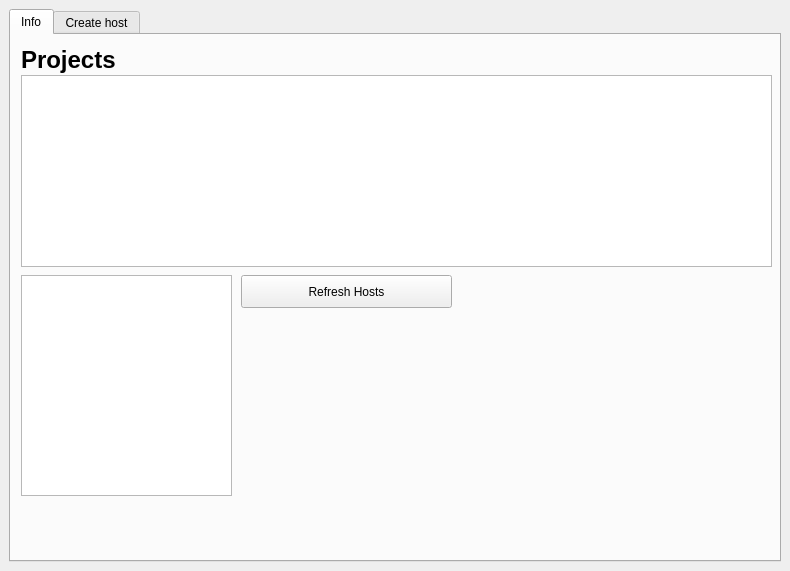
<?xml version="1.0" encoding="UTF-8"?>
<ui version="4.0">
 <class>MainWindow</class>
 <widget class="QMainWindow" name="MainWindow">
  <property name="geometry">
   <rect>
    <x>0</x>
    <y>0</y>
    <width>790</width>
    <height>571</height>
   </rect>
  </property>
  <property name="windowTitle">
   <string>Python3 LAMP GUI MANAGER v0.0.1</string>
  </property>
  <widget class="QWidget" name="centralwidget">
   <layout class="QVBoxLayout" name="verticalLayout">
    <item>
     <widget class="QTabWidget" name="tabWidget">
      <property name="currentIndex">
       <number>0</number>
      </property>
      <widget class="QWidget" name="tabInfo">
       <attribute name="title">
        <string>Info</string>
       </attribute>
       <widget class="QListWidget" name="confArea">
        <property name="geometry">
         <rect>
          <x>10</x>
          <y>240</y>
          <width>211</width>
          <height>221</height>
         </rect>
        </property>
       </widget>
       <widget class="QLabel" name="label_4">
        <property name="geometry">
         <rect>
          <x>10</x>
          <y>0</y>
          <width>101</width>
          <height>51</height>
         </rect>
        </property>
        <property name="text">
         <string>&lt;html&gt;&lt;head/&gt;&lt;body&gt;&lt;p&gt;&lt;span style=&quot; font-size:18pt; font-weight:600;&quot;&gt;Projects&lt;/span&gt;&lt;/p&gt;&lt;/body&gt;&lt;/html&gt;</string>
        </property>
       </widget>
       <widget class="QPushButton" name="refreshHostsButton">
        <property name="geometry">
         <rect>
          <x>230</x>
          <y>240</y>
          <width>211</width>
          <height>33</height>
         </rect>
        </property>
        <property name="text">
         <string>Refresh Hosts</string>
        </property>
       </widget>
       <widget class="QTableWidget" name="tableProjects">
        <property name="geometry">
         <rect>
          <x>10</x>
          <y>40</y>
          <width>751</width>
          <height>192</height>
         </rect>
        </property>
       </widget>
      </widget>
      <widget class="QWidget" name="tabCreate">
       <attribute name="title">
        <string>Create host</string>
       </attribute>
       <widget class="QLabel" name="label_3">
        <property name="geometry">
         <rect>
          <x>20</x>
          <y>20</y>
          <width>168</width>
          <height>34</height>
         </rect>
        </property>
        <property name="text">
         <string>&lt;html&gt;&lt;head/&gt;&lt;body&gt;&lt;p&gt;&lt;span style=&quot; font-size:18pt; font-weight:600;&quot;&gt;Project create&lt;/span&gt;&lt;/p&gt;&lt;/body&gt;&lt;/html&gt;</string>
        </property>
       </widget>
       <widget class="QPushButton" name="createProjectButton">
        <property name="geometry">
         <rect>
          <x>260</x>
          <y>260</y>
          <width>171</width>
          <height>33</height>
         </rect>
        </property>
        <property name="text">
         <string>Create</string>
        </property>
       </widget>
       <widget class="QLabel" name="label_2">
        <property name="geometry">
         <rect>
          <x>260</x>
          <y>71</y>
          <width>75</width>
          <height>17</height>
         </rect>
        </property>
        <property name="text">
         <string>Project name</string>
        </property>
       </widget>
       <widget class="QPushButton" name="chooseWWWButton">
        <property name="geometry">
         <rect>
          <x>730</x>
          <y>210</y>
          <width>31</width>
          <height>33</height>
         </rect>
        </property>
        <property name="text">
         <string>...</string>
        </property>
       </widget>
       <widget class="QLabel" name="label_6">
        <property name="geometry">
         <rect>
          <x>550</x>
          <y>70</y>
          <width>75</width>
          <height>17</height>
         </rect>
        </property>
        <property name="text">
         <string>Host name</string>
        </property>
       </widget>
       <widget class="QPushButton" name="chooseFolderButton">
        <property name="geometry">
         <rect>
          <x>730</x>
          <y>150</y>
          <width>31</width>
          <height>33</height>
         </rect>
        </property>
        <property name="text">
         <string>...</string>
        </property>
       </widget>
       <widget class="QLabel" name="label_7">
        <property name="geometry">
         <rect>
          <x>550</x>
          <y>0</y>
          <width>101</width>
          <height>17</height>
         </rect>
        </property>
        <property name="text">
         <string>Git link (only ssh)</string>
        </property>
       </widget>
       <widget class="QLineEdit" name="projrctFolderLine">
        <property name="geometry">
         <rect>
          <x>260</x>
          <y>150</y>
          <width>461</width>
          <height>33</height>
         </rect>
        </property>
       </widget>
       <widget class="QRadioButton" name="radioExistFolder">
        <property name="geometry">
         <rect>
          <x>250</x>
          <y>30</y>
          <width>141</width>
          <height>23</height>
         </rect>
        </property>
        <property name="text">
         <string>From existing folder</string>
        </property>
       </widget>
       <widget class="QLineEdit" name="repositoryLine">
        <property name="geometry">
         <rect>
          <x>550</x>
          <y>25</y>
          <width>211</width>
          <height>33</height>
         </rect>
        </property>
       </widget>
       <widget class="QLineEdit" name="projectNameLine">
        <property name="geometry">
         <rect>
          <x>260</x>
          <y>90</y>
          <width>281</width>
          <height>33</height>
         </rect>
        </property>
       </widget>
       <widget class="QLabel" name="label">
        <property name="geometry">
         <rect>
          <x>260</x>
          <y>130</y>
          <width>191</width>
          <height>17</height>
         </rect>
        </property>
        <property name="text">
         <string>Project folder(if git Projects folder)</string>
        </property>
       </widget>
       <widget class="QLineEdit" name="hostLine">
        <property name="geometry">
         <rect>
          <x>550</x>
          <y>90</y>
          <width>211</width>
          <height>33</height>
         </rect>
        </property>
       </widget>
       <widget class="QLabel" name="label_5">
        <property name="geometry">
         <rect>
          <x>260</x>
          <y>190</y>
          <width>101</width>
          <height>17</height>
         </rect>
        </property>
        <property name="text">
         <string>public_html/www</string>
        </property>
       </widget>
       <widget class="QRadioButton" name="radioGit">
        <property name="geometry">
         <rect>
          <x>400</x>
          <y>30</y>
          <width>141</width>
          <height>23</height>
         </rect>
        </property>
        <property name="text">
         <string>From git repository</string>
        </property>
       </widget>
       <widget class="QLineEdit" name="projrctWWWrLine">
        <property name="geometry">
         <rect>
          <x>260</x>
          <y>210</y>
          <width>461</width>
          <height>33</height>
         </rect>
        </property>
       </widget>
      </widget>
     </widget>
    </item>
   </layout>
  </widget>
 </widget>
 <resources/>
 <connections/>
</ui>
